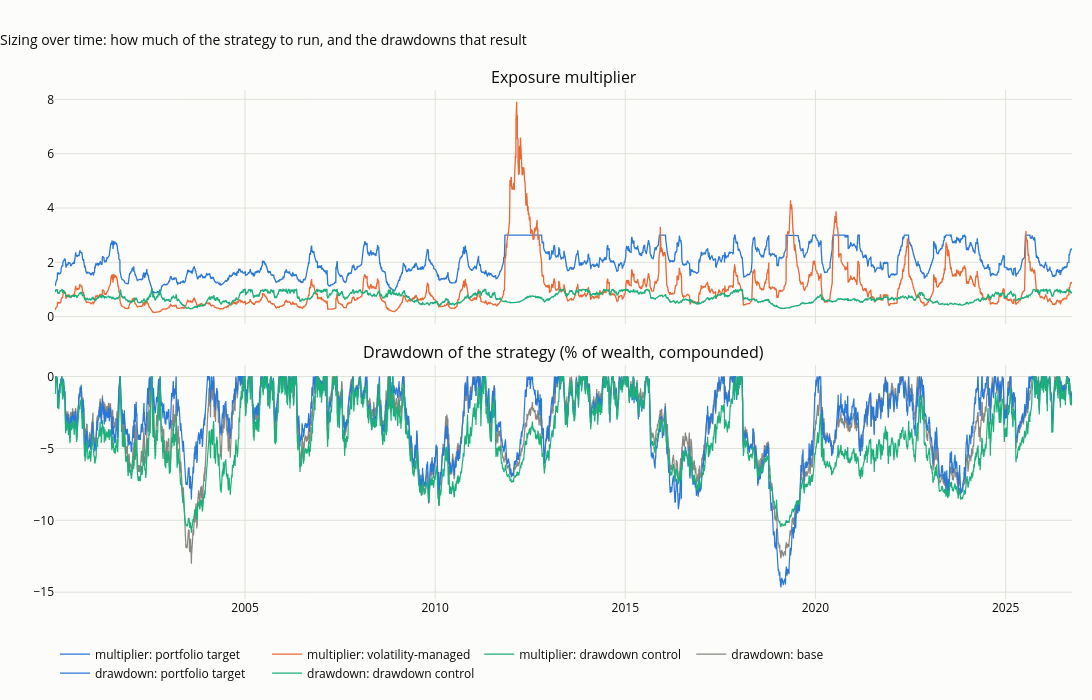

Notebook code for this chart:
### Code cell
fig = make_subplots(rows=2, cols=1, shared_xaxes=True, vertical_spacing=0.08,
                    subplot_titles=("Exposure multiplier", "Drawdown of the strategy (% of wealth, compounded)"))
for j, c_ in enumerate(mult.columns):
    fig.add_scatter(x=mult.index, y=mult[c_], name=f"multiplier: {c_}", mode="lines", line=dict(width=1.3, color=SERIES[j]), row=1, col=1)
for j, (nm, x) in enumerate((("base", base), ("portfolio target", same_vol(port_target, base)), ("drawdown control", same_vol(dd_ctrl, base)))):
    w_ = (1 + x.loc[START:]).cumprod()
    fig.add_scatter(x=w_.index, y=100 * (w_ / w_.cummax() - 1), name=f"drawdown: {nm}", mode="lines", line=dict(width=1.2, color=[MUTED, SERIES[0], SERIES[2]][j]), row=2, col=1)
fig.update_layout(title="Sizing over time: how much of the strategy to run, and the drawdowns that result", height=700, width=1150,
                  margin=dict(t=90), legend=dict(orientation="h", y=-0.08, x=0))
save_figure(fig, "09_01_over_time", FIG)
fig

### Figure 1 — Plotly figure (JSON) as saved in the notebook; plotly's stock layout.template omitted (floating-point values rounded to 4 significant figures; data arrays with more than 128 entries replaced by an {"elided": "..."} marker saying what was removed)
{"data": [{"line": {"color": "#2a78d6", "width": 1.3}, "mode": "lines", "name": "multiplier: portfolio target", "type": "scatter", "x": {"elided": "6726 str values"}, "xaxis": "x", "y": {"elided": "6726 float values"}, "yaxis": "y"}, {"line": {"color": "#eb6834", "width": 1.3}, "mode": "lines", "name": "multiplier: volatility-managed", "type": "scatter", "x": {"elided": "6726 str values"}, "xaxis": "x", "y": {"elided": "6726 float values"}, "yaxis": "y"}, {"line": {"color": "#1baf7a", "width": 1.3}, "mode": "lines", "name": "multiplier: drawdown control", "type": "scatter", "x": {"elided": "6726 str values"}, "xaxis": "x", "y": {"elided": "6726 float values"}, "yaxis": "y"}, {"line": {"color": "#898781", "width": 1.2}, "mode": "lines", "name": "drawdown: base", "type": "scatter", "x": {"elided": "6726 str values"}, "xaxis": "x2", "y": {"elided": "6726 float values"}, "yaxis": "y2"}, {"line": {"color": "#2a78d6", "width": 1.2}, "mode": "lines", "name": "drawdown: portfolio target", "type": "scatter", "x": {"elided": "6726 str values"}, "xaxis": "x2", "y": {"elided": "6726 float values"}, "yaxis": "y2"}, {"line": {"color": "#1baf7a", "width": 1.2}, "mode": "lines", "name": "drawdown: drawdown control", "type": "scatter", "x": {"elided": "6726 str values"}, "xaxis": "x2", "y": {"elided": "6726 float values"}, "yaxis": "y2"}], "layout": {"annotations": [{"font": {"size": 16}, "showarrow": false, "text": "Exposure multiplier", "x": 0.5, "xanchor": "center", "xref": "paper", "y": 1.0, "yanchor": "bottom", "yref": "paper"}, {"font": {"size": 16}, "showarrow": false, "text": "Drawdown of the strategy (% of wealth, compounded)", "x": 0.5, "xanchor": "center", "xref": "paper", "y": 0.46, "yanchor": "bottom", "yref": "paper"}], "height": 700, "legend": {"orientation": "h", "x": 0, "y": -0.08}, "margin": {"t": 90}, "title": {"text": "Sizing over time: how much of the strategy to run, and the drawdowns that result"}, "width": 1150, "xaxis": {"anchor": "y", "domain": [0.0, 1.0], "matches": "x2", "showticklabels": false}, "xaxis2": {"anchor": "y2", "domain": [0.0, 1.0]}, "yaxis": {"anchor": "x", "domain": [0.54, 1.0]}, "yaxis2": {"anchor": "x2", "domain": [0.0, 0.46]}}}
